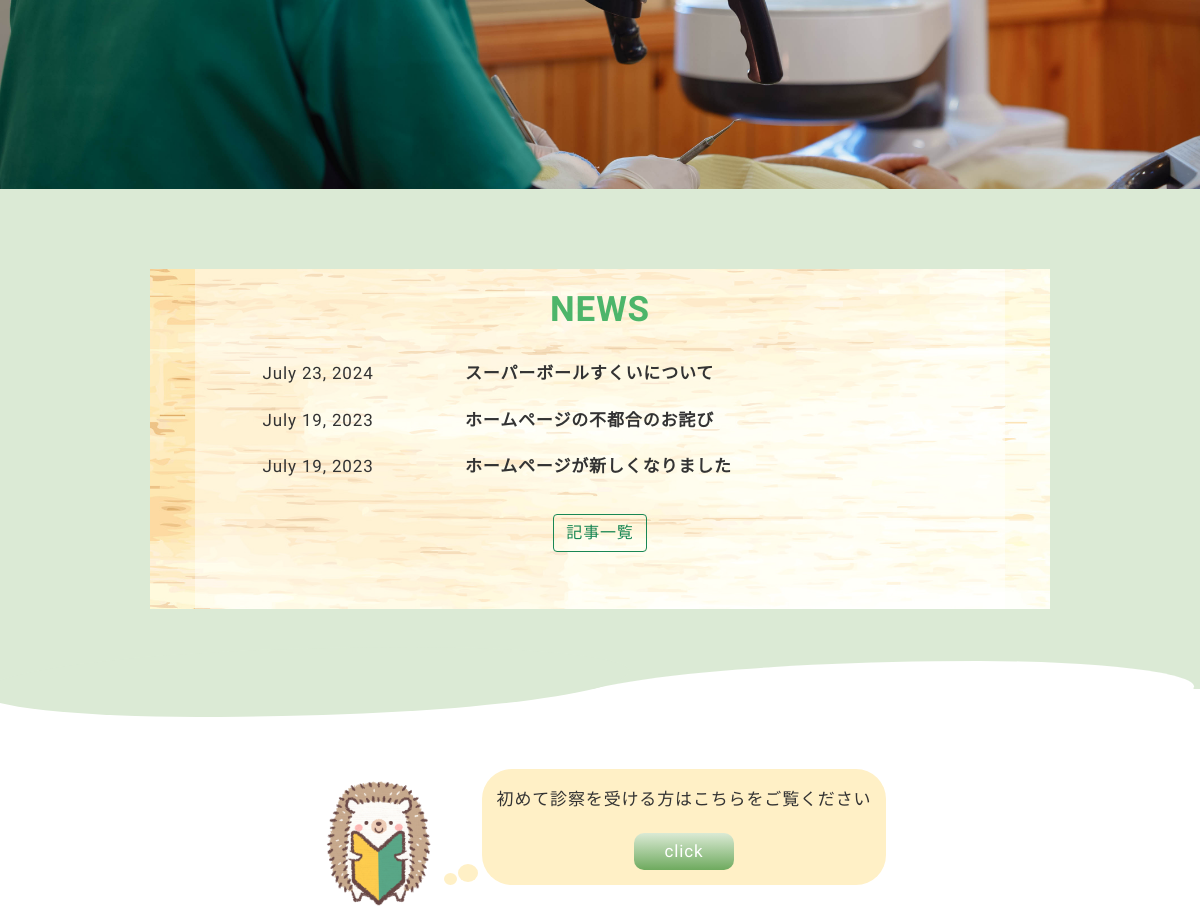
The app's page / (middle part), older data.
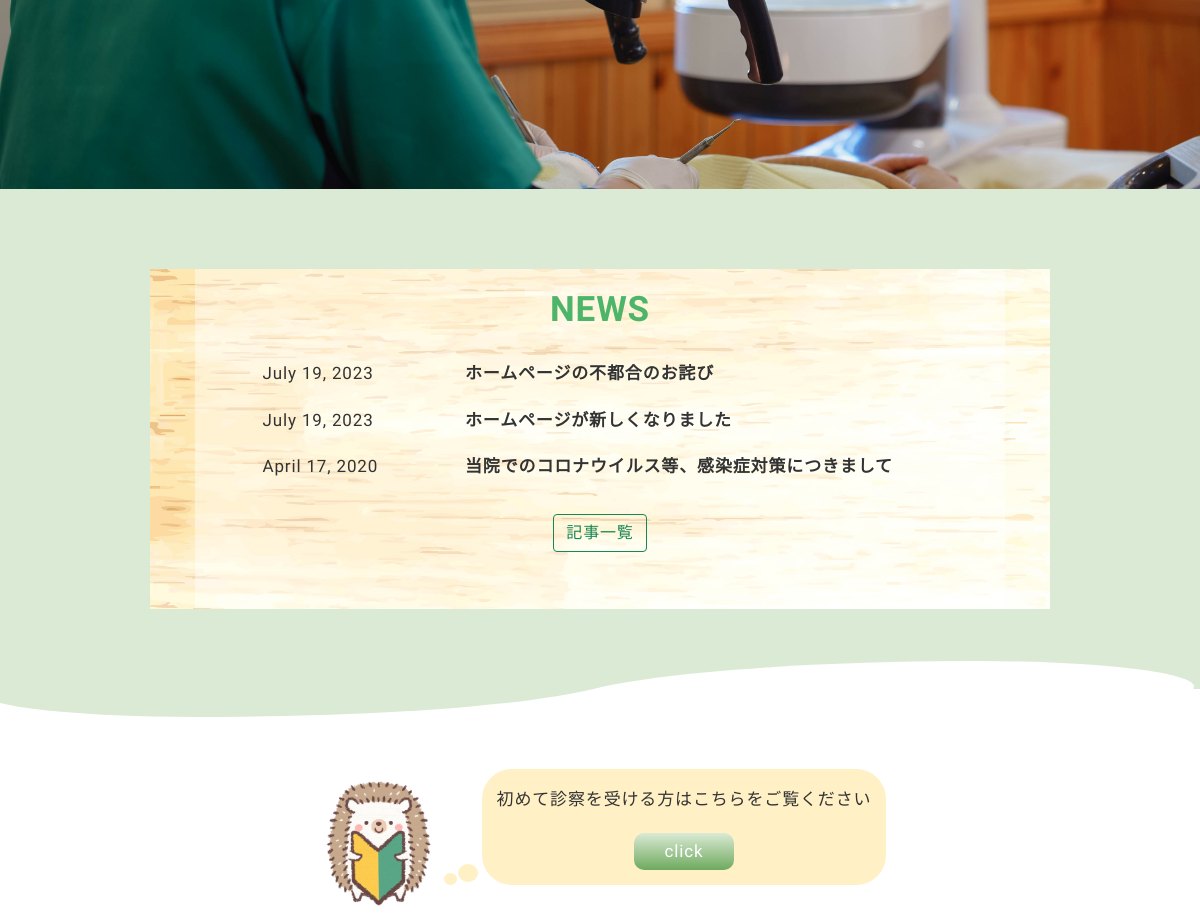
The same page, newer data.
### dent_site/models.py (models this page shows, shortened)
class News(models.Model):
  date = models.DateField()
  title = models.CharField(max_length=50)
  text = models.TextField()

### dent_site/views.py (the view)
# urls.py: path('', views.home, name='home'),
def home(request):
    contents = News.objects.order_by('date').reverse()[0:3]
    context = {
        'contents': contents,
    }
    return render(request, 'dent_site/home.html', context)

### dent_site/templates/dent_site/home.html (shortened to what this page needs)
{% extends './base.html' %}
{% load static %}
{% block head %}
<link rel="stylesheet" type="text/css" href="{% static 'dent_site/css/home.css' %}">
{% endblock head %}
{% block content %}
<div class="slide position-relative">
  <img class="h-100 w-100 position-absolute" src="media/photo/home/slide2.jpg" style="left: 0;"/>
</div>
<main>
  <div class="news-container back-green py-80 position-relative" style="height: 500px;">
    <div class="news-back mx-auto" style="background-image: url(/media/img/home/news.jpg);">
      <div class="news">
        <h2 class="en green py-3">NEWS</h2>
        {% for content in contents %}
          <div>
            <div class="row py-2 g-0">
              <time class="col-2 offset-1">{{ content.date }}</time>
              <a href="{% url 'dent_site:news_detail' content.pk %}" class="txt fw-bold col-8">{{ content.title }}</a>
            </div>
          </div>
        {% endfor %}
        <div class="text-center">
          <a href="{% url 'dent_site:news' %}" class="btn btn-outline-success mt-4">記事一覧</a>
        </div>
      </div>
    </div>
    <div class="wave"></div>
  </div>
  <div class="py-80">
    <div class="d-flex justify-content-center">
      <img class="hedgehog col-6" src="media/img/home/first.png">
      <div class="bubble position-relative">
        <p class="txt">初めて診察を受ける方はこちらをご覧ください</p>
        <a href="{% url 'dent_site:first' %}" class="en"><div class="click-btn">click</div></a>
      </div>
    </div>
  </div>
</main>
{% endblock %}

Row changes from the older to the newer data that the page shows:
removed News: date "July 23, 2024", title "スーパーボールすくいについて"
now on this page (row unchanged): News: date "April 17, 2020", title "当院でのコロナウイルス等、感染症対策につきまして"
